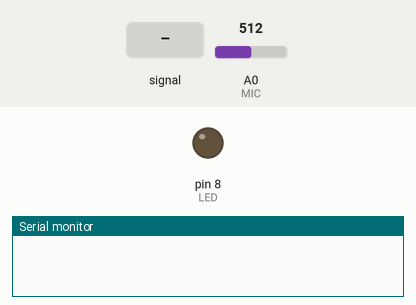
Simulated run of this sketch. Board: Arduino Uno, built with avr-gcc and run on an emulated ATmega328P. Shown: output pins drawn as LEDs (lit = HIGH), the last lines printed to the serial monitor. Dashed ring = blinking. Inputs (shaded band) come from the test bench; at power-on: A0 (MIC) = 512.

Above: at 1.2 s.
1.3 s: A0 (MIC) fed a 200 Hz sine of ±81 counts around its level
At 1.6 s:
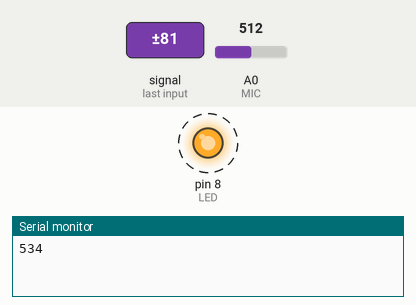
4.3 s: A0 (MIC) set to 306
At 4.8 s:
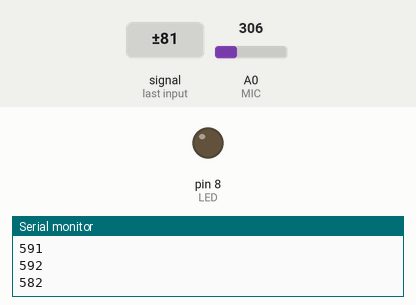
5.8 s: A0 (MIC) set to 522
7.3 s: A0 (MIC) set to 543
At 10.2 s:
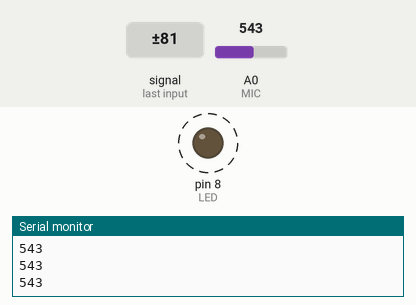
10.3 s: A0 (MIC) set to 511
At 11.1 s:
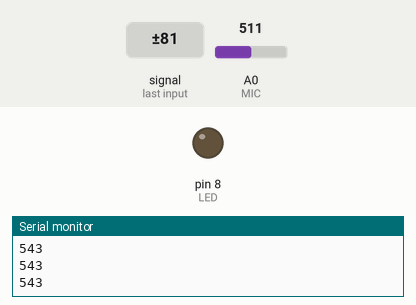
Timing chart, 0 to 12.8 s (numbered marks = the images above; inputs shaded):
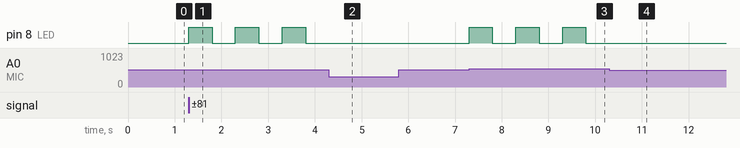

Measured:
- the behaviour switches between 531 and 532 on A0 (MIC) (found by bisection; images 2 and 3)
- after the input at 1.3 s, pin 8 (LED): alternates HIGH for 0.50 s and LOW for 0.50 s, starting at once
- after the input at 4.3 s, pin 8 (LED): stays LOW (without the input it goes to HIGH after 0.00 s)
- after the input at 5.8 s, every drawn part: stays the same
- after the input at 7.3 s, pin 8 (LED): alternates HIGH for 0.50 s and LOW for 0.50 s, starting at once
- after the input at 10.3 s, pin 8 (LED): stops changing and stays LOW

The sketch:

mic.ino
```cpp
#define MIC A0
#define LED 8

signed int soundAvg = 0;

int ledState = 0;
void setup() {
  // put your setup code here, to run once:
  Serial.begin(9600);
  int i;
  for (i = 0; i < 10; i++) {
    soundAvg += analogRead(MIC);
  }

  soundAvg = soundAvg / 10;
  pinMode(LED, OUTPUT);
}

void loop() {
  // put your main code here, to run repeatedly:
  int micValue = analogRead(MIC);
  if (micValue - soundAvg >= 20) {
    Serial.println(micValue);
    ledState =! ledState;
    digitalWrite(LED, ledState);
    delay(500);
  }
}
```
